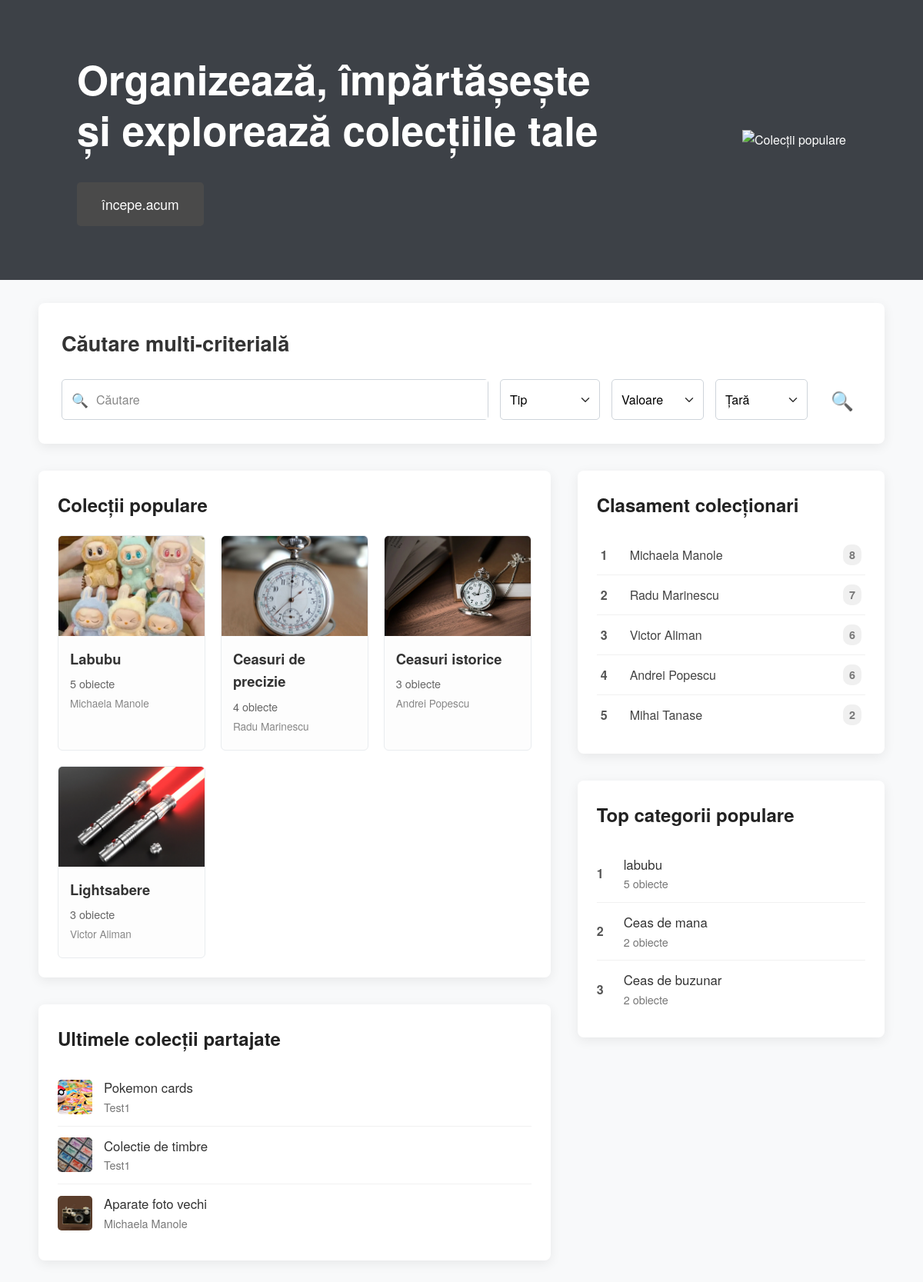
Screenshot of /landing.php with the database file from the repository.
### tables this page shows
CREATE TABLE colectii (
        id INTEGER PRIMARY KEY AUTOINCREMENT,
        user TEXT NOT NULL,
        titlu TEXT NOT NULL,
        nr_obiecte INTEGER DEFAULT 0,
        imagine TEXT DEFAULT 'assets/default.png'
    );

### landing.php (the view, shortened to what this page needs)
<?php
$db = new PDO("sqlite:backend/db/database.sqlite");
$db->setAttribute(PDO::ATTR_ERRMODE, PDO::ERRMODE_EXCEPTION);
$populare = $db->query("
    SELECT c.titlu, c.imagine, c.user,
           (SELECT COUNT(*) FROM obiecte o WHERE o.colectie_id = c.id AND o.de_vanzare = 0) AS nr_obiecte
    FROM colectii c
    ORDER BY nr_obiecte DESC
    LIMIT 4
")->fetchAll(PDO::FETCH_ASSOC);
$ultime = $db->query("SELECT titlu, imagine, user FROM colectii ORDER BY id DESC LIMIT 3")->fetchAll(PDO::FETCH_ASSOC);
$clasament = $db->query("
    SELECT c.user, COUNT(o.id) as total
    FROM colectii c
    JOIN obiecte o ON o.colectie_id = c.id
    WHERE o.de_vanzare = 0
    GROUP BY c.user
    ORDER BY total DESC
    LIMIT 5
")->fetchAll(PDO::FETCH_ASSOC);
$categorii = $db->query("
    SELECT categorie, COUNT(*) as total
    FROM obiecte
    WHERE de_vanzare = 0
    GROUP BY categorie
    ORDER BY total DESC
    LIMIT 3
")->fetchAll(PDO::FETCH_ASSOC);
?>
<!DOCTYPE html>
<html lang="ro">
<head>
    <link rel="stylesheet" href="css/landing.css">
</head>
<body>
  <header class="hero-section">
    <div class="hero-content">
      <h1>Organizează, împărtășește și explorează colecțiile tale</h1>
      <button onclick="window.location.href='register.html'">începe.acum</button>
    </div>
    <div class="hero-image">
      <img src="assets/landing-hero.png" alt="Colecții populare">
    </div>
  </header>
  <main>
    <section class="search-section">
      <h2>Căutare multi-criterială</h2>
      <form class="search-form">
        <div class="search-input-wrapper">
          <span class="search-icon-prefix">🔍</span>
          <input type="text" placeholder="Căutare">
        </div>
        <select aria-label="Tip">
          <option selected disabled>Tip</option>
        </select>
        <select aria-label="Valoare">
          <option selected disabled>Valoare</option>
        </select>
        <select aria-label="Țară">
          <option selected disabled>Țară</option>
        </select>
        <button type="submit" class="search-submit-button" aria-label="Caută">
          <span class="search-icon-magnifying-glass">🔍</span>
        </button>
      </form>
    </section>
    <div class="main-content-columns">
      <div class="left-column">
        <section class="popular-collections">
          <h3>Colecții populare</h3>
          <div class="collections-grid">
            <?php foreach ($populare as $c): ?>
            <div class="collection-card">
              <img src="<?= htmlspecialchars($c['imagine']) ?>" alt="<?= htmlspecialchars($c['titlu']) ?>">
              <div class="card-content">
                <h4><?= htmlspecialchars($c['titlu']) ?></h4>
                <p><?= $c['nr_obiecte'] ?> obiecte</p>
                <p class="owner"><?= htmlspecialchars($c['user']) ?></p>
              </div>
            </div>
            <?php endforeach; ?>
          </div>
        </section>
        <section class="last-shared-collections-left">
          <h3>Ultimele colecții partajate</h3>
          <ul class="shared-list">
            <?php foreach ($ultime as $u): ?>
            <li>
              <img src="<?= htmlspecialchars($u['imagine']) ?>" alt="<?= htmlspecialchars($u['titlu']) ?>">
              <div class="item-details">
                <h4><?= htmlspecialchars($u['titlu']) ?></h4>
                <p><?= htmlspecialchars($u['user']) ?></p>
              </div>
            </li>
            <?php endforeach; ?>
          </ul>
        </section>
      </div>
      <div class="right-column">
        <section class="collectors-leaderboard">
          <h3>Clasament colecționari</h3>
          <ol class="leaderboard-list">
            <?php foreach ($clasament as $i => $c): ?>
              <li><span class="rank"><?= $i + 1 ?></span> <span class="name"><?= htmlspecialchars($c['user']) ?></span> <span class="score"><?= $c['total'] ?></span></li>
            <?php endforeach; ?>
          </ol>
        </section>
        <section class="last-shared-collections-right">
          <h3>Top categorii populare</h3>
          <ul class="shared-list-right">
            <?php foreach ($categorii as $i => $cat): ?>
              <li>
                <span class="item-number"><?= $i + 1 ?></span>
                <div class="item-details">
                  <h4><?= htmlspecialchars($cat['categorie']) ?></h4>
                  <p><?= $cat['total'] ?> obiecte</p>
                </div>
              </li>
            <?php endforeach; ?>
          </ul>
        </section>
      </div>
    </div>
  </main>
</body>
</html>

### rows the page displays
colectii: imagine (picture), titlu "Pokemon cards", user "Test1"
colectii: imagine (picture), titlu "Colectie de timbre", user "Test1"
colectii: imagine (picture), titlu "Aparate foto vechi", user "Michaela Manole"

### other values shown
$c['titlu'] "Labubu"
$c['nr_obiecte'] "5"
$c['user'] "Michaela Manole"
$c['titlu'] "Ceasuri de precizie"
$c['nr_obiecte'] "4"
$c['user'] "Radu Marinescu"
$c['titlu'] "Ceasuri istorice"
$c['nr_obiecte'] "3"
$c['user'] "Andrei Popescu"
$c['titlu'] "Lightsabere"
$c['user'] "Victor Aliman"
$c['total'] "8"
$c['total'] "7"
$c['total'] "6"
$c['user'] "Mihai Tanase"
